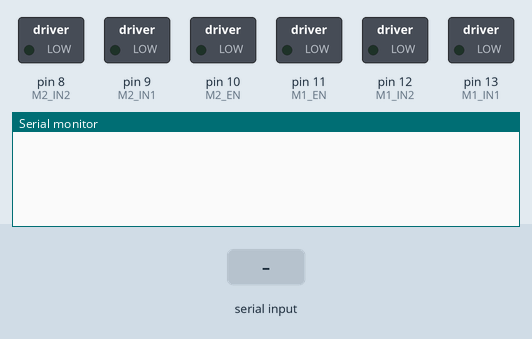
Bench run of a sketch on a simulated Arduino Uno, built with avr-gcc and run on an emulated ATmega328P. On the bench: switched loads named in the sketch (green lamp = pin HIGH), the last lines printed to the serial monitor. The inputs (shaded band) are chosen by the test bench.

Above: at 1.2 s.
1.3 s: "<STOP,1>" received over Serial
At 2.5 s:
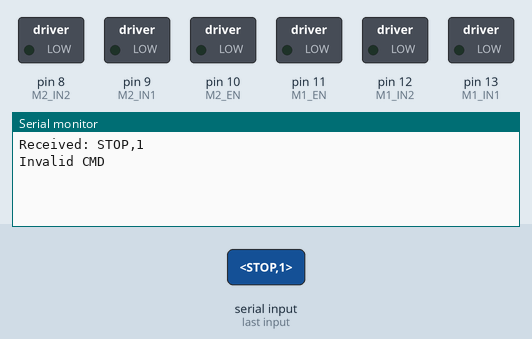
2.8 s: "<FWD,1>" received over Serial
At 3.9 s:
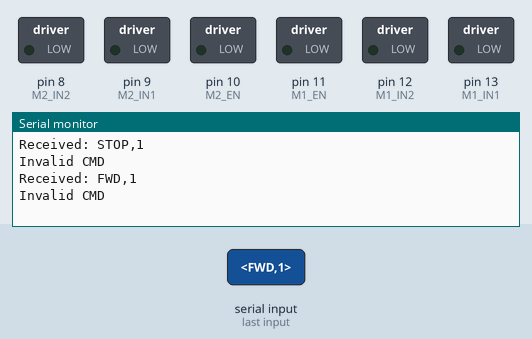
4.3 s: "<BACK,1>" received over Serial
At 5.1 s:
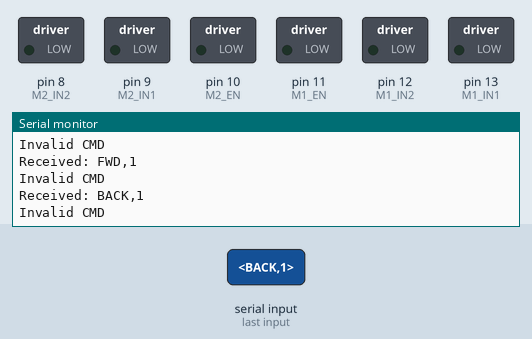

The sketch:

Motor_ard.ino
```cpp
// SECOND ARDUINO: MOTOR CONTROLLER WITH COMMAND ISOLATION
//For further improvment we can compare the expected encoder behaviour with the actual one from motors

String inputString = "";     // Buffer for incoming command
bool receiving = false;      // Are we inside a `<...>` block?

// Motor pins
const int M1_IN1 = 13;
const int M1_IN2 = 12;
const int M1_EN  = 11;
const int M2_IN1 = 9;
const int M2_IN2 = 8;
const int M2_EN  = 10;

void setup() {
  Serial.begin(9600);        // Start serial communication
  pinMode(M1_IN1, OUTPUT);
  pinMode(M1_IN2, OUTPUT);
  pinMode(M1_EN, OUTPUT);
  pinMode(M2_IN1, OUTPUT);
  pinMode(M2_IN2, OUTPUT);
  pinMode(M2_EN, OUTPUT);
  stopMotors();              // Ensure motors start off
}

void loop() {
  while (Serial.available()) {
    char c = Serial.read();   // Read incoming char

    if (c == '<') {
      // start of command
      inputString = "";       // Reset command buffer
      receiving = true;       // Start receiving command
    }

    else if (c == '>' && receiving) {
      // end of command
      receiving = false;              // Stop receiving
      inputString.trim();             // Clean up any whitespace
      Serial.print("Received: ");
      Serial.println(inputString);    // Print full command for debugging
      parseAndRun(inputString);       // Parse and execute
    }

    else if (receiving) {
      // buffer only while inside <…>
      inputString += c;       // Append character to buffer
    }

    // any data outside <…> is ignored
  }
}

void parseAndRun(String cmd) {
  // find the last "SPD:" in the string
  int spdIndex   = cmd.lastIndexOf("SPD:");
  int commaIndex = cmd.indexOf(',', spdIndex);

  if (spdIndex == -1 || commaIndex == -1) {
    Serial.println("Invalid CMD");  // Command doesn't match expected format
    return;
  }

  int speedVal = cmd.substring(spdIndex + 4, commaIndex).toInt(); // Extract speed
  String dir   = cmd.substring(commaIndex + 1);                   // Extract direction
  dir.trim();                                                     // Remove any extra spaces

  moveMotors(speedVal, dir);     // Call motor function
}

void moveMotors(int speed, String dir) {
  Serial.print("Running ");
  Serial.print(dir);
  Serial.print(" at ");
  Serial.println(speed);

  speed = constrain(speed, 0, 255);    // Ensure speed is within PWM range

  if (dir == "STOP") {
    stopMotors();                      // Stop both motors
  }

  if (dir == "FWD") {
    // Move both motors forward
    digitalWrite(M1_IN1, HIGH); digitalWrite(M1_IN2, LOW);  analogWrite(M1_EN, speed);
    digitalWrite(M2_IN1, HIGH); digitalWrite(M2_IN2, LOW);  analogWrite(M2_EN, speed);
  }

  else if (dir == "BACK") {
    // Move both motors backward
    digitalWrite(M1_IN1, LOW);  digitalWrite(M1_IN2, HIGH); analogWrite(M1_EN, speed);
    digitalWrite(M2_IN1, LOW);  digitalWrite(M2_IN2, HIGH); analogWrite(M2_EN, speed);
  }

  else if (dir == "LEFT") {
    // Left turn (right motor forward, left motor backward)
    digitalWrite(M1_IN1, LOW);  digitalWrite(M1_IN2, HIGH); analogWrite(M1_EN, speed);
    digitalWrite(M2_IN1, HIGH); digitalWrite(M2_IN2, LOW);  analogWrite(M2_EN, speed);
  }

  else if (dir == "RIGHT") {
    // Right turn (left motor forward, right motor backward)
    digitalWrite(M1_IN1, HIGH); digitalWrite(M1_IN2, LOW);  analogWrite(M1_EN, speed);
    digitalWrite(M2_IN1, LOW);  digitalWrite(M2_IN2, HIGH); analogWrite(M2_EN, speed);
  }
}

void stopMotors() {
  // Stop motor 1
  digitalWrite(M1_IN1, LOW);
  digitalWrite(M1_IN2, LOW);
  analogWrite(M1_EN, 0);

  // Stop motor 2
  digitalWrite(M2_IN1, LOW);
  digitalWrite(M2_IN2, LOW);
  analogWrite(M2_EN, 0);
}
```

Measured:
- after the input at 1.3 s, the serial monitor: prints a new line at once (image 1)
- after the input at 2.8 s, the serial monitor: prints a new line at once (image 2)
- after the input at 4.3 s, the serial monitor: prints a new line at once (image 3)
